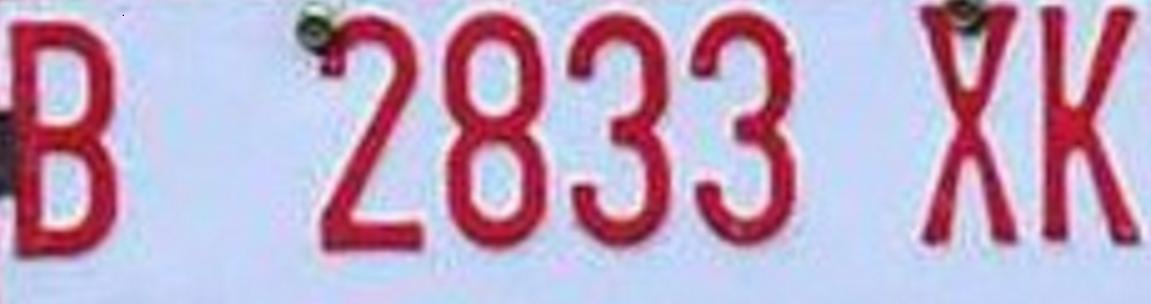
#> input picture 01 Abdullah Azzam/UTS/2.jpg, 1151 x 304 px, given in place of 2.jpeg, which was not available
$ jupyter execute --allow-errors UTS_Clustering_Image_Segmentation_Soal.ipynb   (text cells are left out)
#> lines starting #> are read from the running program, lines starting #| are printed output that depends on the picture; pictures that were not available may be replaced by others from this repository, and a replacement may not be noted
[cell 1]
import numpy as np
import cv2
import matplotlib.pyplot as plt
from google.colab.patches import cv2_imshow # path cv2.imshow di google colab

[cell 2]
# Load Gambar
img = cv2.imread('2.jpeg')
#> img is the input picture: shape (304, 1151, 3); mean B, G, R 195, 166.8, 190.4

# Tampilkan gambar
# cv2.imshow(img)
cv2_imshow(img) # khusus google colab karena ada issue

[cell 3]
h, w, ch= img.shape
#> h = 304; w = 1151; ch = 3
print(h)
#| 304
print(w)
#| 1151
print(ch)
#| 3

[cell 4]
data = img / 255.0
data = data.reshape(h * w, ch)
data.shape
#> Out = (349904, 3)

[cell 5]
def plot_pixels(data, title, colors=None, N=10000):
#> called with data = array of shape (349904, 3), N = 10000
    if colors is None:
        colors = data

    # choose a random subset
    rng = np.random.RandomState(0)
    i = rng.permutation(data.shape[0])[:N]
    colors = colors[i]
    R, G, B = data[i].T
#> R = 10000 values, max 1 at index 41, min 0.0627 at index 4761, mean 0.766; G = 10000 values, max 0.945 at index 4165, min 0.00784 at index 2243, mean 0.655; B = 10000 values, max 1 at index 65, min 0.0784 at index 9096, mean 0.748

    fig, ax = plt.subplots(1, 2, figsize=(8, 4))
    ax[0].scatter(R, G, color=colors, marker='.')
    ax[0].set(xlabel='Red', ylabel='Green', xlim=(0, 1), ylim=(0, 1))

    ax[1].scatter(R, B, color=colors, marker='.')
    ax[1].set(xlabel='Red', ylabel='Blue', xlim=(0, 1), ylim=(0, 1))

    fig.suptitle(title, size=14)

[cell 6]
plot_pixels(data, title='Input color space: 16 million possible colors')
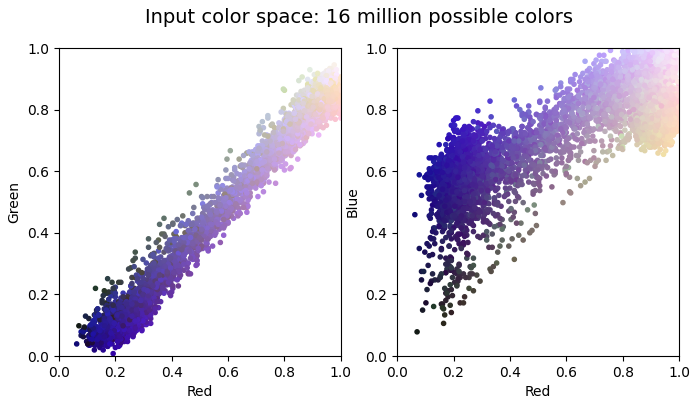
#> figure drawn by matplotlib, 2 panels


$ run again, with 01 Abdullah Azzam/UTS/1.jpg copied over 01 Abdullah Azzam/UTS/2.jpg
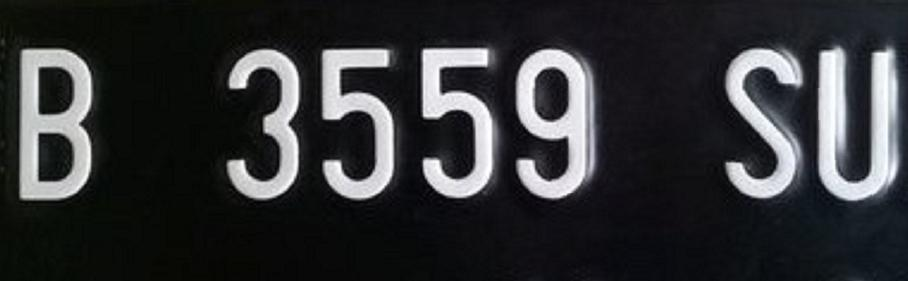
#> input picture 01 Abdullah Azzam/UTS/1.jpg, 908 x 281 px, given in place of 2.jpeg, which was not available
#> img is the input picture: shape (281, 908, 3); mean B, G, R 53.4, 51.2, 50.1
#| 281
#| 908
#| 3
#> R = 10000 values, max 1 at index 638, min 0.00392 at index 5824, mean 0.209; G = 10000 values, max 1 at index 9009, min 0.0118 at index 221, mean 0.201; B = 10000 values, max 1 at index 2176, min 0.0118 at index 221, mean 0.197
#> `[cell 6] plot_pixels(data, title='Input color space: 16 million possib..`:
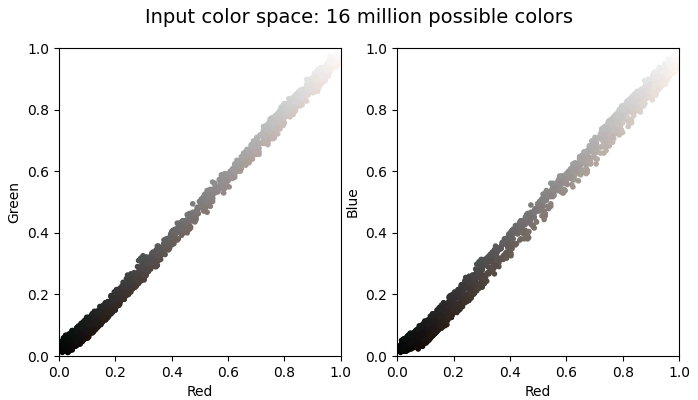
#> figure drawn by matplotlib, 2 panels

$ run again, with 01 Abdullah Azzam/UTS/3.jpg copied over 01 Abdullah Azzam/UTS/2.jpg
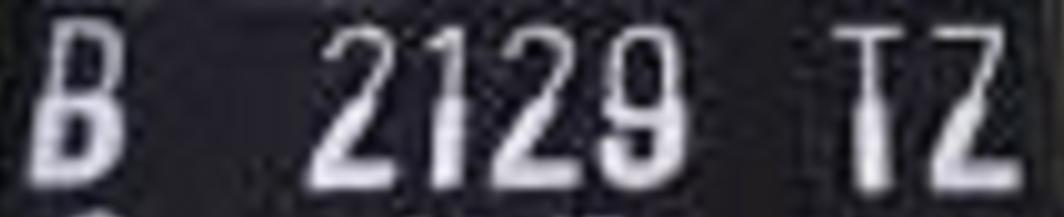
#> input picture 01 Abdullah Azzam/UTS/3.jpg, 1064 x 217 px, given in place of 2.jpeg, which was not available
#> img is the input picture: shape (217, 1064, 3); mean B, G, R 70.9, 62.3, 63.5
#| 217
#| 1064
#| 3
#> R = 10000 values, max 0.988 at index 3121, min 0.0392 at index 125, mean 0.279; G = 10000 values, max 0.957 at index 3121, min 0.0157 at index 1473, mean 0.245; B = 10000 values, max 0.961 at index 3121, min 0.0196 at index 1473, mean 0.25
#> `[cell 6] plot_pixels(data, title='Input color space: 16 million possib..`:
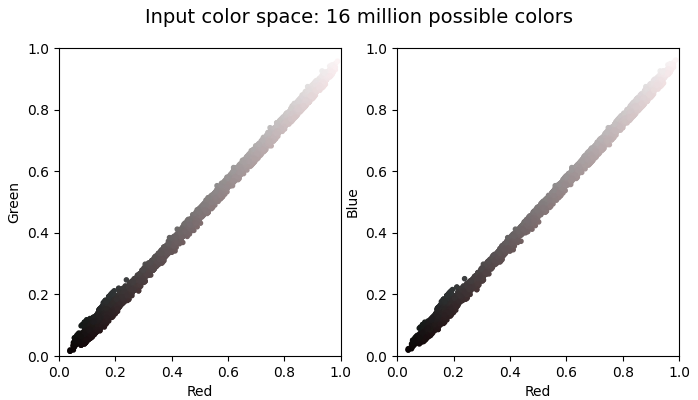
#> figure drawn by matplotlib, 2 panels

$ run again, with 01 Abdullah Azzam/UTS/4.jpg copied over 01 Abdullah Azzam/UTS/2.jpg
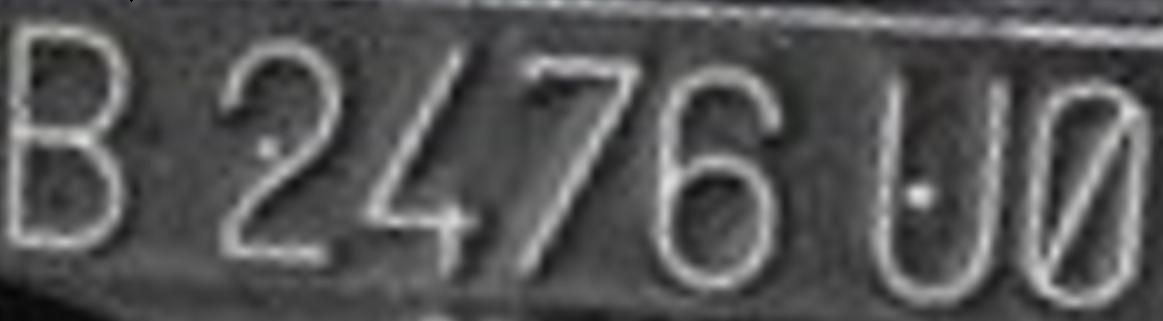
#> input picture 01 Abdullah Azzam/UTS/4.jpg, 1163 x 321 px, given in place of 2.jpeg, which was not available
#> img is the input picture: shape (321, 1163, 3); mean B, G, R 85.9, 85.7, 85.8
#| 321
#| 1163
#| 3
#> R = 10000 values, max 0.867 at index 4285, min 0.0275 at index 7007, mean 0.337; G has the same summary as R; B has the same summary as R
#> `[cell 6] plot_pixels(data, title='Input color space: 16 million possib..`:
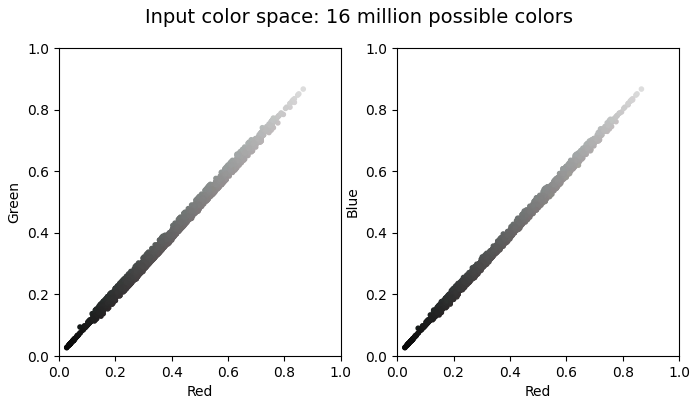
#> figure drawn by matplotlib, 2 panels
